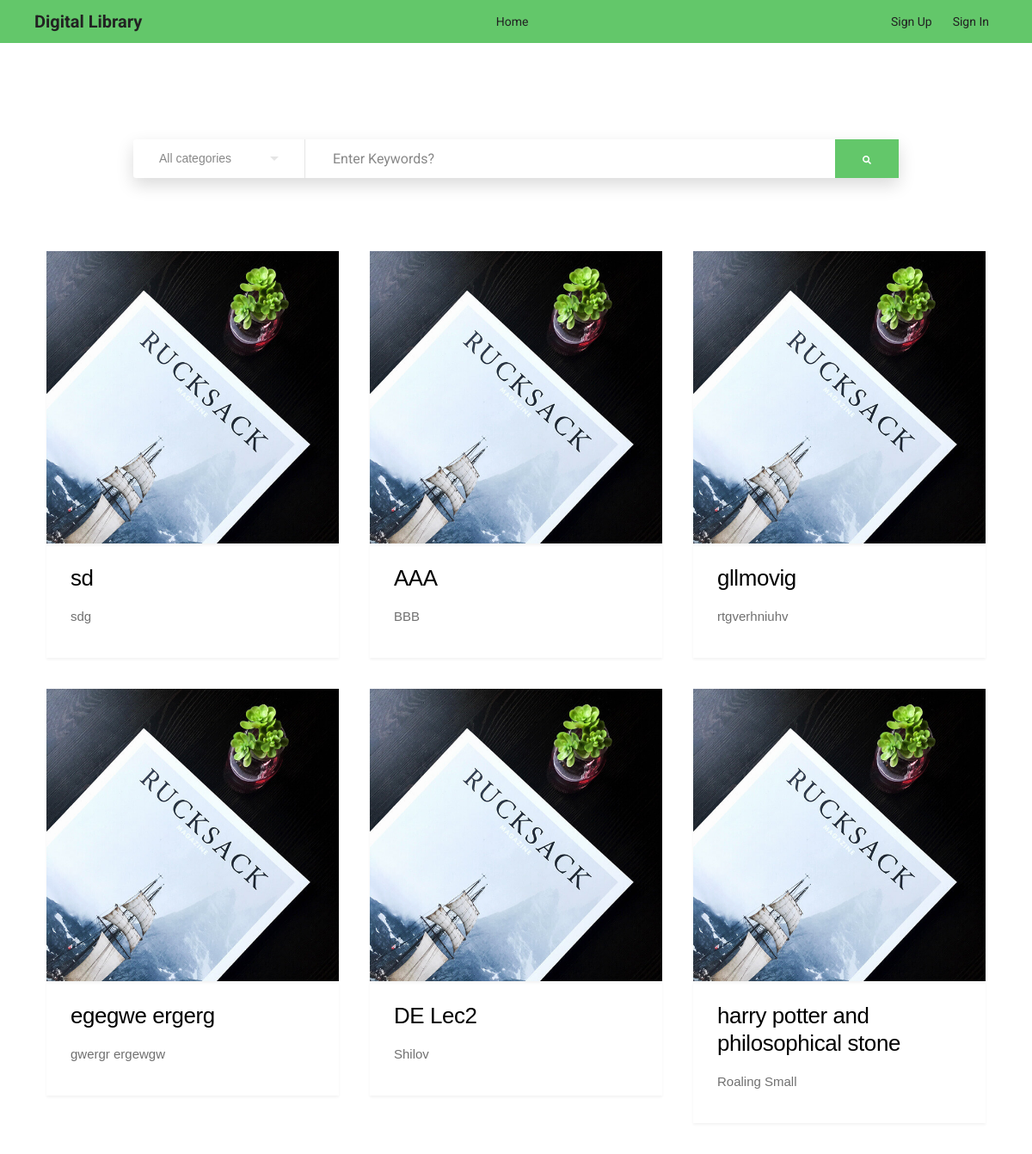
/home/, run on an earlier commit of the app's database.
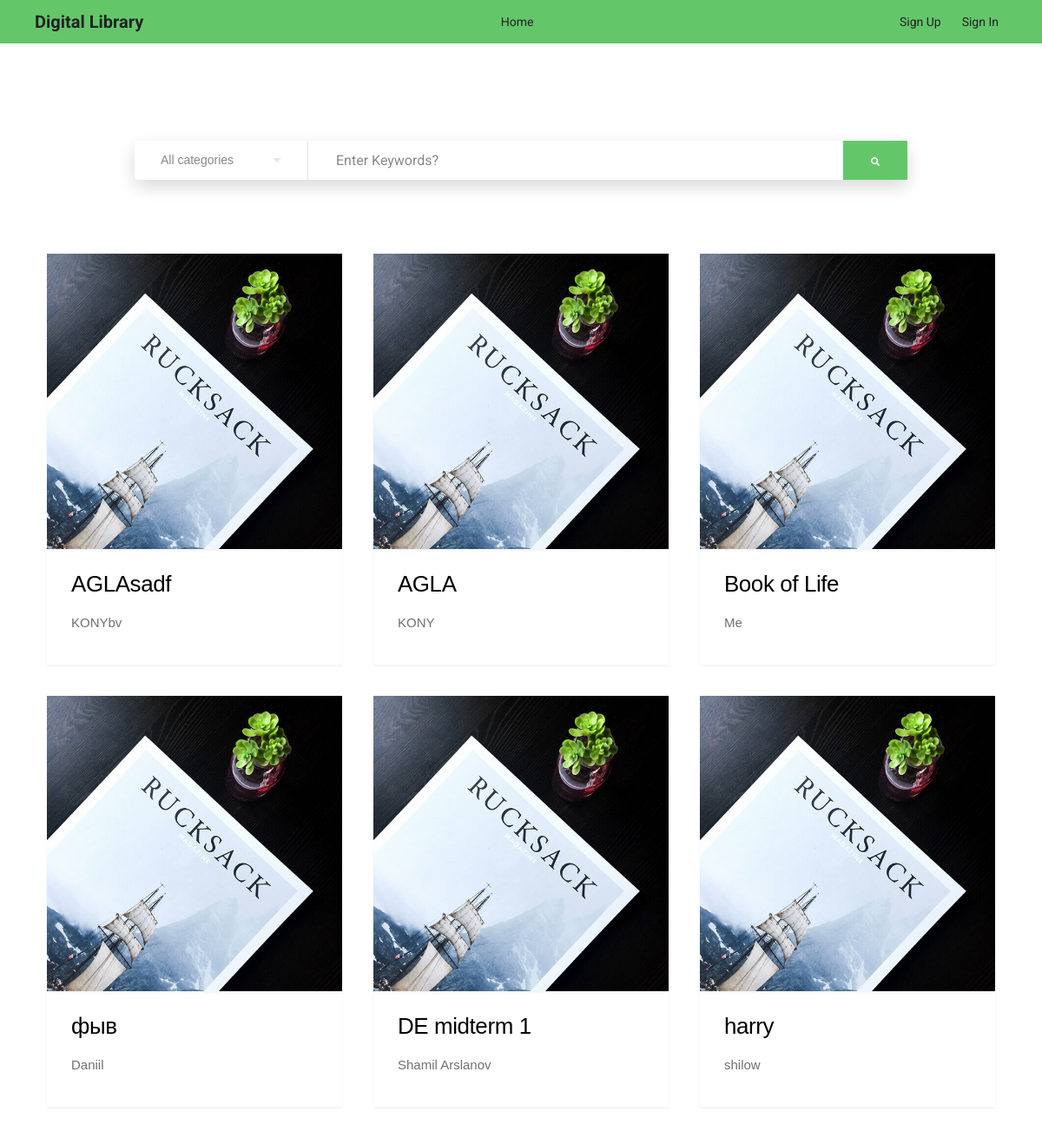
And on a later commit of the database.
### search/models.py (models this page shows, shortened)
class Material(models.Model):
    who_added_username = models.CharField(max_length=50, default='admin', null=False)
    date_publication = models.DateField(null=False, help_text="Date of publication")
    time_publication = models.TimeField(null=False, help_text="Time of publication")
    title = models.CharField(max_length=50, null=False, help_text="Title of book")
    author = models.CharField(max_length=50, null=False, help_text="Author")
    tags = models.ManyToManyField(Tag, help_text="Tags of book")
    file = models.FileField(null=False, help_text="File with material")
    file_name = models.CharField(max_length=50, null=False, help_text="Name of file")
    STATES = [
        ('0', 'Uploaded'),
        ('1', 'Processed')
    ]
    visibility = models.CharField(max_length=1, choices=STATES, default='0', null=False, help_text="state of book")

### home/views.py (the view)
# urls.py: path('home/', home_view, name='home'),
def home_view(request):
    context = {}
    query, category = "", "All categories"
    if request.POST:
        query = request.POST.get('search_field', "")
        category = request.POST.get('choices-single-defaul', 'All categories')
    context['material_list'] = get_material_queryset(query, category)
    return render(request, 'new_home.html', context)

### templates/new_home.html (shortened to what this page needs)
{% extends 'base.html' %}
{% load static %}
{% block content %}
    <body id="top">
    {% include 'search_bar.html' %}
    <section class="s-bricks">
        <div class="masonry">
            <div class="bricks-wrapper h-group">
                {% for material in material_list %}
                    {% include 'blog_entry.html' %}
                {% endfor %}
            </div>
        </div>
    </section>
    </body>
{% endblock %}

### templates/base.html (shortened to what this page needs)
{% load static %}
<!DOCTYPE html>
<html class="no-js" lang="en">
<head>
    <link rel="stylesheet" href="{% static 'navbar/css/header-7.css' %}"/>
    <link rel="stylesheet" href="{% static 'home/css/styles.css' %}">
    <link rel="stylesheet" href="{% static 'navbar/css/reset.min.css' %}"/>
    <link rel="stylesheet" href="{% static 'material/css/bootstrap.min.css' %}" type="text/css">
    <link rel="stylesheet" href="https://maxcdn.bootstrapcdn.com/bootstrap/3.4.1/css/bootstrap.min.css">
    <link rel="stylesheet" href="{% static 'material/css/style.css' %}" type="text/css">
    <link rel="stylesheet" href="{% static 'navbar/css/style.css' %}"/>
    <link rel="stylesheet" href="{% static 'home/css/main.css' %}">
</head>
<body id="top">
{% include 'navbar.html' %}
{% block content %}{% endblock %}
</body>
</html>

### templates/navbar.html (shortened to what this page needs)
{% load static %}
{% load groups %}
{% block navbar %}
    <header class="site-header">
        <div class="wrapper site-header__wrapper">
            <div class="site-header__start">
                <a href="{% url 'home' %}" class="brand">Digital Library</a>
            </div>
            <div class="site-header__middle">
                <nav class="nav">
                    <ul class="nav__wrapper">
                        <li class="nav__item"><a href="{% url 'home' %}">Home</a></li>
                    </ul>
                </nav>
            </div>
            <div class="site-header__end">
                {% if user.is_authenticated %}
                    <a href="{% url 'my_logout' %}">Logout</a>
                {% else %}
                    <ul class="nav__wrapper">
                        <li class="nav__item"><a href="{% url 'signup' %}">Sign Up</a></li>
                        <li class="nav__item"><a href="{% url 'login' %}">Sign In</a></li>
                    </ul>
                {% endif %}
            </div>
        </div>
    </header>
{% endblock %}

### templates/search_bar.html (shortened to what this page needs)
{% load static %}
{% block search_bar %}
    <section>
        <div style="background: white; height: 200px; width: 100%;">
            <div class="s003">
                <form method="post" id="search_form">
                    <div class="inner-form">
                        <div class="input-field first-wrap">
                            <div class="input-select">
                                <select data-trigger="" name="choices-single-defaul">
                                    <option placeholder="">All categories</option>
                                </select>
                            </div>
                        </div>
                        <div class="input-field second-wrap">
                            <input name="search_field" id="search" type="text" placeholder="Enter Keywords?"/>
                        </div>
                        <div class="input-field third-wrap">
                            <button class="btn-search" type="submit">
                            </button>
                        </div>
                    </div>
                </form>
            </div>
        </div>
    </section>
{% endblock %}

### templates/blog_entry.html
{% load static %}
{% block block_entry %}
    <article class="brick entry format-standard animate-this">
        <div class="entry__thumb">
            <a href="/material/{{ material.id }}" class="thumb-link">
                <img src="{% static 'home/img/rucksack-600.jpg' %}"
                     srcset="{% static 'home/img/rucksack-600.jpg' %} 1x, {% static 'home/img/rucksack-1200.jpg' %} 2x"
                     alt="">
            </a>
        </div>
        <div class="entry__text">
            <div class="entry__header">
                <h1 class="entry__title"><a href="/material/{{ material.id }}">{{ material.title }}</a></h1>
            </div>
            <div class="entry__excerpt">
                <p> {{ material.author }}</p>
            </div>
        </div>
    </article>
{% endblock %}

### home/static/navbar/css/header-7.css (style rules this page uses)
.brand { font-weight: bold; font-size: 20px; }
.site-header { position: relative; background-color: #63c76a; }
.site-header__wrapper { display: flex; justify-content: space-between; align-items: center; padding-top: 1rem; padding-bottom: 1rem; }
@media (min-width: 660px) { .site-header__wrapper { padding-top: 0; padding-bottom: 0; } }
@media (min-width: 660px) { .nav__wrapper { display: flex; } }
.nav__item a { display: block; padding: 1.5rem 1rem; }

### home/static/material/css/style.css (style rules this page uses)
html, body { height: 100%; font-family: "Cairo", sans-serif; -webkit-font-smoothing: antialiased; }
h1, h2, h3, h4, h5, h6 { margin: 0; color: #111111; font-weight: 400; font-family: "Cairo", sans-serif; }
h1 { font-size: 70px; }
p { font-size: 15px; font-family: "Cairo", sans-serif; color: #707070; font-weight: 400; line-height: 25px; margin: 0 0 15px 0; }
img { max-width: 100%; }
ul, ol { padding: 0; margin: 0; }

### home/static/navbar/css/style.css (style rules this page uses)
.wrapper { max-width: 1140px; padding-left: 1rem; padding-right: 1rem; margin-left: auto; margin-right: auto; }
*, *:before, *:after { box-sizing: border-box; }
a { text-decoration: none; color: #222; }
html { -webkit-font-smoothing: antialiased; -moz-osx-font-smoothing: grayscale; }
body { font-family: "Roboto", sans-serif; }

### home/static/home/css/main.css (style rules this page uses)
.choices[data-type*="select-one"] .choices__input { display: block; width: 100%; padding: 10px; border-bottom: 1px solid #DDDDDD; background-color: #FFFFFF; margin: 0; }
.choices__input { display: inline-block; vertical-align: baseline; background-color: #f9f9f9; font-size: 14px; margin-bottom: 5px; border: 0; border-radius: 0; max-width: 100%; padding: 4px 0 4px 2px; }
.s003 { min-height: 1vh; display: -ms-flexbox; display: flex; -ms-flex-pack: center; justify-content: center; -ms-flex-align: center; align-items: center; font-family: 'Poppins', sans-serif; background-size: cover; background-position: center center; padding: 112px; }
.s003 form { width: 100%; max-width: 890px; margin-bottom: 0; }
.s003 form .inner-form { background: #fff; display: -ms-flexbox; display: flex; width: 100%; -ms-flex-pack: justify; justify-content: space-between; -ms-flex-align: center; align-items: center; box-shadow: 0px 8px 20px 0px rgba(0, 0, 0, 0.15); border-radius: 3px; }
.s003 form .inner-form .input-field { height: 45px; }
.s003 form .inner-form .input-field input { height: 100%; background: transparent; border: 0; display: block; width: 100%; padding: 10px 32px; font-size: 16px; color: #555; }
.s003 form .inner-form .input-field.first-wrap { width: 200px; border-right: 1px solid rgba(0, 0, 0, 0.1); }
.s003 form .inner-form .input-field.second-wrap { -ms-flex-positive: 1; flex-grow: 1; }
.s003 form .inner-form .input-field.third-wrap { width: 74px; }
.s003 form .inner-form .input-field.third-wrap .btn-search { height: 100%; width: 100%; white-space: nowrap; color: #fff; border: 0; cursor: pointer; background: #63c76a; transition: all .2s ease-out, color .2s ease-out; }
.s003 form .inner-form .input-field.third-wrap .btn-search svg { width: 16px; }

What changed in the data, as far as the page shows it:
removed Material: title "sd", author "sdg"
removed Material: title "AAA", author "BBB"
removed Material: title "gllmovig", author "rtgverhniuhv"
removed Material: title "egegwe ergerg", author "gwergr ergewgw"
removed Material: title "DE Lec2", author "Shilov"
removed Material: title "harry potter and philosophical stone", author "Roaling Small"
added Material: title "AGLAsadf", author "KONYbv"
added Material: title "AGLA", author "KONY"
added Material: title "Book of Life", author "Me"
added Material: title "фыв", author "Daniil"
added Material: title "DE midterm 1", author "Shamil Arslanov"
added Material: title "harry", author "shilow"
